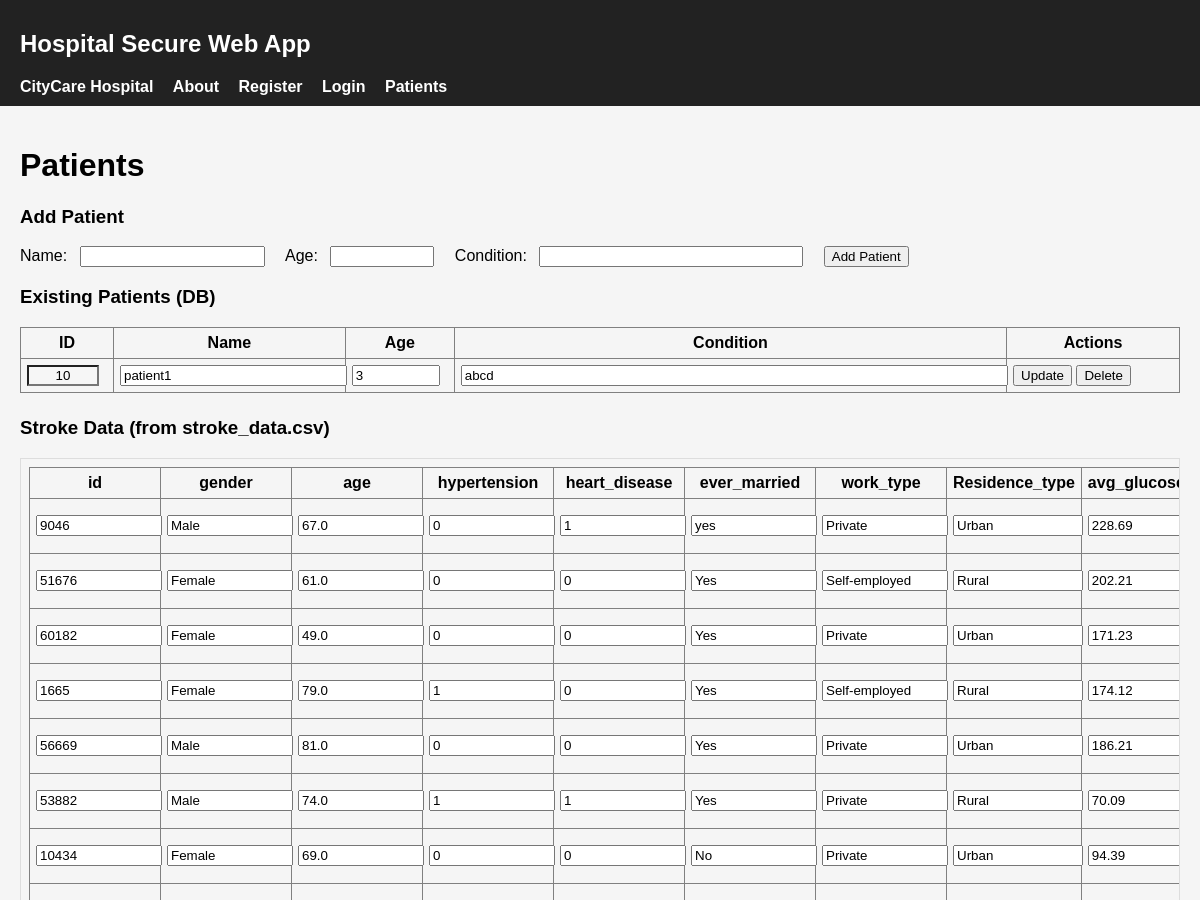
Before: /patients (upper part) with the older database file.
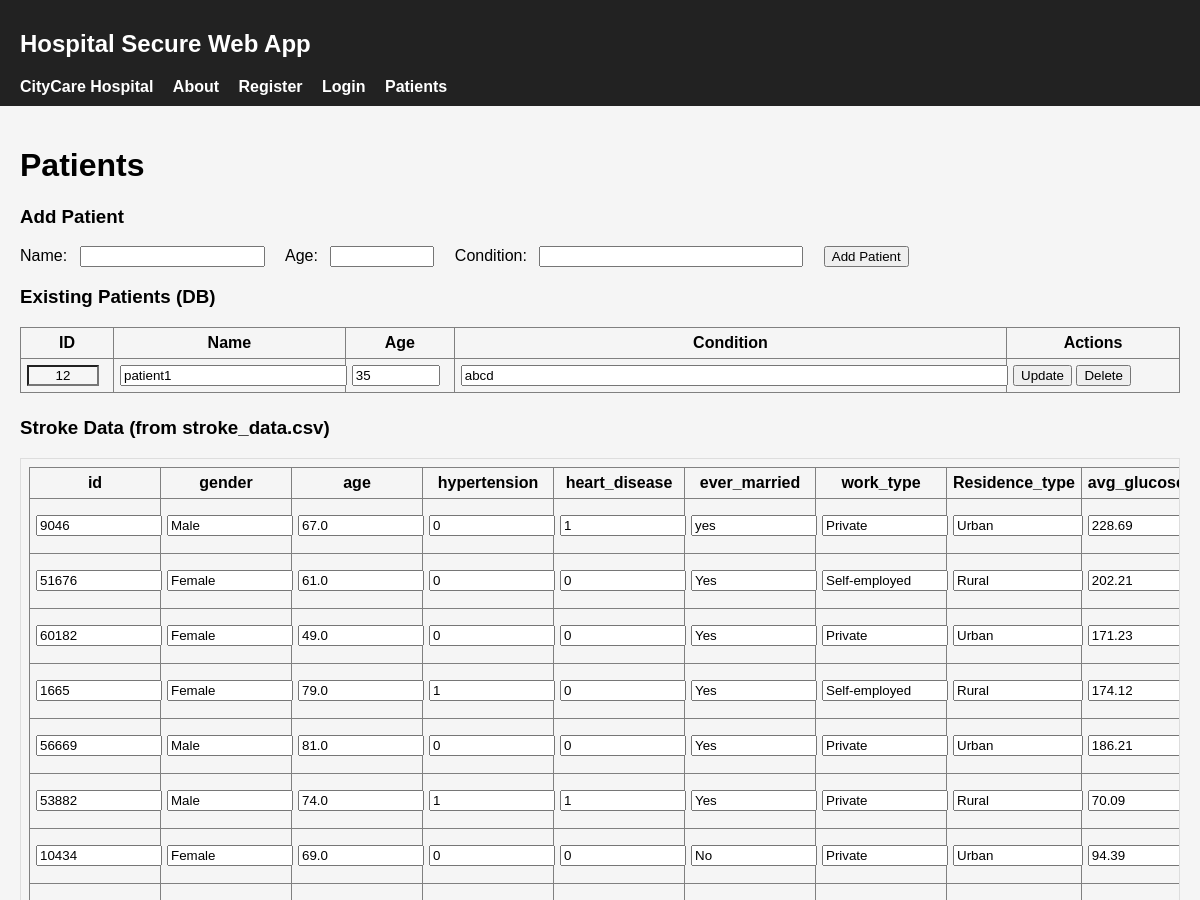
After: the same page with the newer database file.
### tables this page shows
CREATE TABLE patients (
                id INTEGER PRIMARY KEY AUTOINCREMENT,
                name TEXT NOT NULL,
                age INTEGER NOT NULL,
                condition TEXT NOT NULL
            );

### app.py (the view, shortened to what this page needs)
@app.route("/patients", methods=["GET", "POST"])
def patients():
    message = ""
    with sqlite3.connect(DB_NAME) as conn:
        cur = conn.cursor()
        cur.execute("SELECT id, name, age, condition FROM patients ORDER BY id ASC")
        patients_list = cur.fetchall()
    page = int(request.args.get("page", 1))
    if page < 1:
        page = 1
    csv_rows = []
    total_rows = 0
    try:
        df = pd.read_csv(DATA_CSV).fillna("")
        total_rows = len(df)
        df = df.reset_index(drop=False).rename(columns={"index": "_idx"})
        wanted = [
            "id", "gender", "age", "hypertension", "heart_disease", "ever_married",
            "work_type", "Residence_type", "avg_glucose_level", "bmi",
            "smoking_status", "stroke"
        ]
        cols = ["_idx"] + [c for c in wanted if c in df.columns]
        start = (page - 1) * PAGE_SIZE
        end = start + PAGE_SIZE
        page_df = df.loc[start:end-1, cols]
        csv_rows = page_df.to_dict(orient="records")
    except Exception as e:
        app.logger.exception("Failed to load CSV")
        message = f"Could not load dataset: {e}"
    total_pages = max(1, ceil(total_rows / PAGE_SIZE))
    return render_template(
        "patients.html",
        message=message,
        patients=patients_list,
        csv_rows=csv_rows,
        page=page,
        total_pages=total_pages,
        total_rows=total_rows,
        page_size=PAGE_SIZE
    )

### app.py (called while the page is built)
@app.context_processor
def inject_globals():
    return {"HOSPITAL_NAME": app.config.get("HOSPITAL_NAME", "Hospital")}

### templates/patients.html (shortened to what this page needs)
{% extends "base.html" %}
{% block content %}
<h1>Patients</h1>
<h3>Add Patient</h3>
<form method="post" action="{{ url_for('patients') }}" style="margin-bottom:1rem;">
  <label style="margin-right:.5rem;">Name:</label>
  <input name="name" required>
  <label style="margin:0 .5rem 0 1rem;">Age:</label>
  <input name="age" required style="width:6rem;">
  <label style="margin:0 .5rem 0 1rem;">Condition:</label>
  <input name="condition" required style="width:16rem;">
  <button type="submit" style="margin-left:1rem;">Add Patient</button>
</form>
<h3>Existing Patients (DB)</h3>
<table border="1" cellpadding="6" cellspacing="0" style="border-collapse:collapse; width:100%; margin-bottom:1.5rem;">
  <thead>
    <tr>
      <th style="width:5rem;">ID</th>
      <th style="width:20%;">Name</th>
      <th style="width:6rem;">Age</th>
      <th>Condition</th>
      <th style="width:10rem;">Actions</th>
    </tr>
  </thead>
  <tbody>
    {% if patients and patients|length > 0 %}
      {% for p in patients %}
        <tr>
          <form method="post" action="{{ url_for('update_patient') }}">
            <td>
              <input name="id" value="{{ p[0] }}" readonly style="width:4rem; text-align:center; background:#f6f6f6;">
            </td>
            <td><input name="name" value="{{ p[1] }}" required style="width:100%;"></td>
            <td><input name="age" value="{{ p[2] }}" required style="width:5rem;"></td>
            <td><input name="condition" value="{{ p[3] }}" required style="width:100%;"></td>
            <td>
              <button type="submit">Update</button>
          </form>
              <form method="post" action="{{ url_for('delete_patient') }}" style="display:inline;">
                <button type="submit" onclick="return confirm('Delete patient ID {{ p[0] }}?');">Delete</button>
              </form>
        </tr>
      {% endfor %}
    {% else %}
      <tr><td colspan="5" style="text-align:center; color:#666;">No patients found.</td></tr>
    {% endif %}
  </tbody>
</table>
<h3>Stroke Data (from stroke_data.csv)</h3>
{% set cols = ['id','gender','age','hypertension','heart_disease','ever_married','work_type','Residence_type','avg_glucose_level','bmi','smoking_status','stroke'] %}
{% if csv_rows and csv_rows|length > 0 %}
  <div style="max-width:100%; overflow:auto; border:1px solid #ddd; padding:.5rem;">
    <table border="1" cellpadding="6" cellspacing="0" style="border-collapse:collapse; width:100%;">
      <thead>
        <tr>
          {% for c in cols %}
            {% if c in csv_rows[0] %}
              <th>{{ c }}</th>
            {% endif %}
          {% endfor %}
        </tr>
      </thead>
      <tbody>
        {% for row in csv_rows %}
          <tr>
            <form method="post" action="{{ url_for('update_stroke_row') }}">
              {% for c in cols %}
                {% if c in row %}
                  <td>
                    <input name="{{ c }}" value="{{ row[c] }}" style="min-width:110px; width:100%;">
                  </td>
                {% endif %}
              {% endfor %}
            </form>
          </tr>
        {% endfor %}
      </tbody>
    </table>
  </div>
{% else %}
  <p style="color:#666;">No CSV rows found or CSV couldn’t be loaded.</p>
{% endif %}
{% endblock %}

### templates/base.html (shortened to what this page needs)
<!doctype html>
<html lang="en">
<head>
</head>
<body>
    <header>
        <h2>Hospital Secure Web App</h2>
        <nav>
    <a class="brand" href="{{ url_for('home') }}">{{ HOSPITAL_NAME }}</a>
    <a href="{{ url_for('about') }}">About</a>
    <a href="{{ url_for('register') }}">Register</a>
    <a href="{{ url_for('login') }}">Login</a>
    <a href="{{ url_for('patients') }}">Patients</a>
</nav>
    </header>
    <div class="container">
        {% block content %}{% endblock %}
    </div>
</body>
</html>

### templates/base.html (style rules this page uses)
body { font-family: Arial, sans-serif; margin: 0; padding: 0; background: #f5f5f5; }
header { background: #222; color: #fff; padding: 10px 20px; }
nav a { color: #fff; margin-right: 15px; text-decoration: none; font-weight: bold; }
.container { padding: 20px; }

Changed rows visible on the page:
removed patients: id "10", name "patient1", age "3", condition "abcd"
added patients: id "12", name "patient1", age "35", condition "abcd"
